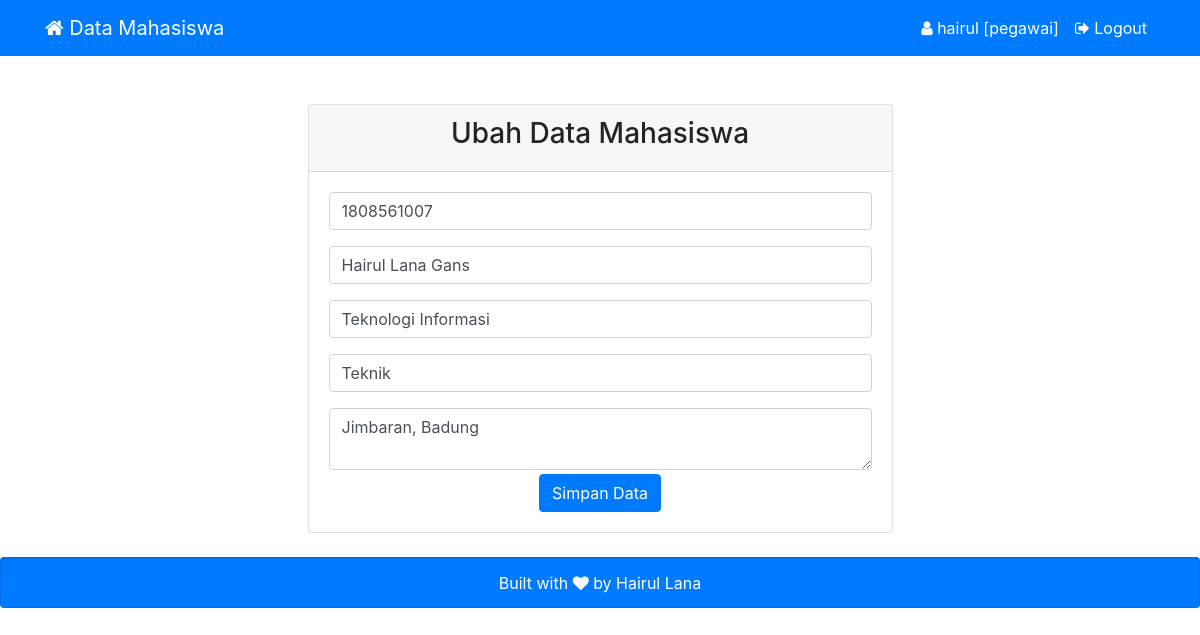
The page /ubahData.php?nim=1808561007 (signed in) on the database its author committed.
### tables this page shows
CREATE TABLE `mahasiswa` (
  `nim` varchar(10) NOT NULL,
  `nama` varchar(50) NOT NULL,
  `prodi` varchar(30) NOT NULL,
  `fakultas` varchar(30) NOT NULL,
  `alamat` text NOT NULL
);

### ubahData.php (the view, shortened to what this page needs)
<?php
require "connectDB.php";
$nim = $_GET["nim"];
$mahasiswa = mysqli_fetch_assoc(mysqli_query($connect, "SELECT * FROM mahasiswa WHERE nim = '$nim'"));
?>
<!DOCTYPE html>
<html lang="en">
<head>
</head>
<body>
    <?php require "navbar.php" ?>
    <div class="row mt-5" data-aos="fade-down" data-aos-duration="2000">
        <div class="col-md-6 offset-md-3">
            <div class="card">
                <div class="card-header text-center">
                    <h3>Ubah Data Mahasiswa</h3>
                </div>
                <div class="card-body text-center">
                    <form action="" method="POST">
                        <div class="form-group">
                            <input type="text" class="form-control" name="nim" placeholder="NIM" value="<?= $mahasiswa['nim'] ?>">
                        </div>
                        <div class="form-group">
                            <input type="text" class="form-control" name="nama" placeholder="Nama Lengkap" value="<?= $mahasiswa['nama'] ?>">
                        </div>
                        <div class="form-group">
                            <input type="text" class="form-control" name="prodi" placeholder="Program Studi" value="<?= $mahasiswa['prodi'] ?>">
                        </div>
                        <div class="form-group">
                            <input type="text" class="form-control" name="fakultas" placeholder="Fakultas" value="<?= $mahasiswa['fakultas'] ?>">
                        </div>
                        <textarea type="text" class="form-control" name="alamat" placeholder="Alamat"><?= $mahasiswa['alamat'] ?></textarea>
                        <button type="submit" class="btn btn-primary mt-1" name="simpanData">Simpan Data</button>
                    </form>
                </div>
            </div>
        </div>
    </div>
</body>
</html>

### rows shown on the page
mahasiswa: nim "1808561007", nama "Hairul Lana Gans", prodi "Teknologi Informasi", fakultas "Teknik", alamat "Jimbaran, Badung"

### other values the page prints
$_SESSION["pegawai"] "hairul"
